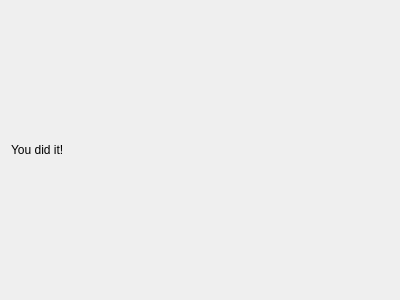
<?xml version="1.0" encoding="UTF-8"?>
<ui version="4.0">
 <class>PairedPage</class>
 <widget class="QWizardPage" name="PairedPage">
  <property name="geometry">
   <rect>
    <x>0</x>
    <y>0</y>
    <width>400</width>
    <height>300</height>
   </rect>
  </property>
  <property name="windowTitle">
   <string>WizardPage</string>
  </property>
  <layout class="QVBoxLayout" name="verticalLayout">
   <item>
    <widget class="QLabel" name="label">
     <property name="text">
      <string>You did it!</string>
     </property>
    </widget>
   </item>
  </layout>
 </widget>
 <resources/>
 <connections/>
</ui>
